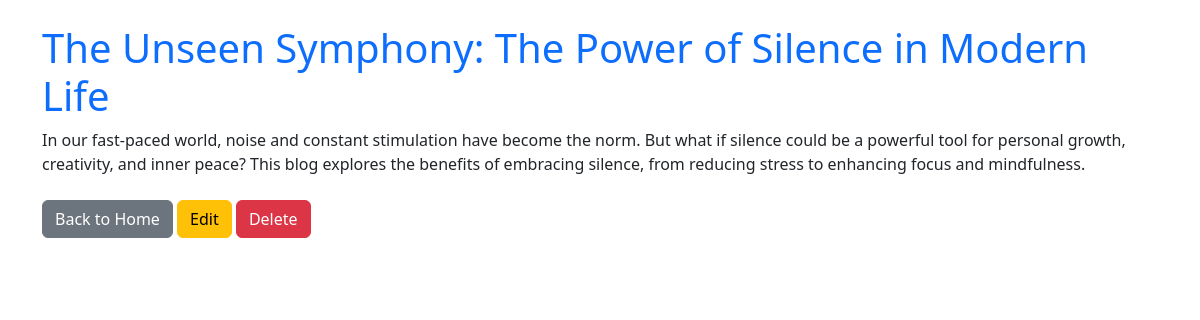
/post_detail/5/, run on the app's committed database.
### blog/models.py (models this page shows, shortened)
class Post(models.Model):
    title = models.CharField(max_length=100)
    content = models.TextField()
    created_at = models.DateTimeField(auto_now_add=True)

### blog/views.py (the view)
# urls.py: path('post_detail/<int:post_id>/',views.post_detail, name='post_detail'), # Read single posts
def post_detail(request, post_id):
    post = get_object_or_404(Post, id=post_id)
    return render(request,'blog/post_detail.html', {'post':post})

### templates/blog/post_detail.html (shortened to what this page needs)
<!DOCTYPE html>
<html lang="en">
<head>
    <link href="https://cdn.jsdelivr.net/npm/bootstrap@5.3.3/dist/css/bootstrap.min.css" rel="stylesheet">
</head>
<body>
    <div class="container mt-4">
        <h1 class="text-primary">{{ post.title }}</h1>
        <p>{{ post.content }}</p>
        <div class="mt-4">
            <a href="{% url 'home' %}" class="btn btn-secondary">Back to Home</a>
            <a href="{% url 'update_post' post.id %}" class="btn btn-warning">Edit</a>
            <a href="{% url 'delete_post' post.id %}" class="btn btn-danger"
                onclick="return confirm('Are you sure you want to delete this post?')">Delete</a>
        </div>
    </div>
</body>
</html>

### data on the page
Post: title "The Unseen Symphony: The Power of Silence in Modern Life", content "In our fast-paced world, noise and constant stimulation have become the norm. But what if silence could be a powerful tool for personal growth, creativity, and inner peace? This blog explores the benefits of embracing silence, from reducing stress to enhancing focus and mindfulness."
